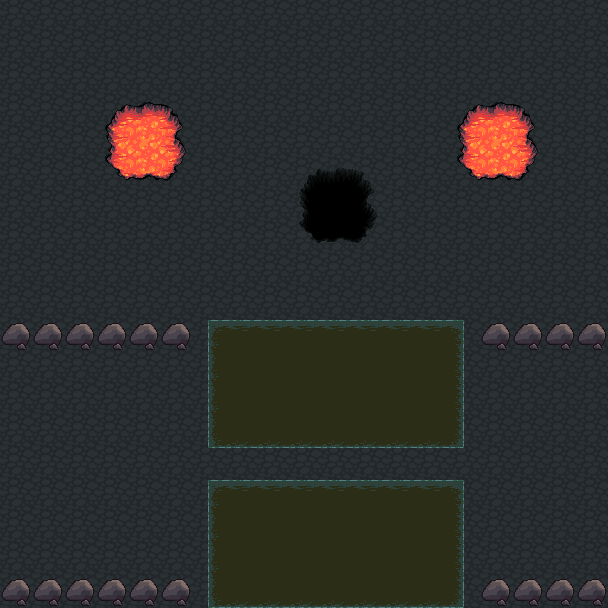

Rendered tile map (Tiled .tmx) drawn with the repository's tilesets; below, a short description and the map source with its tile grids summarised:
An orthogonal 19x19 tile map with 32x32 px tiles, 2 tile layers (Tile Layer 1, Tile Layer 2) and 20 objects (5x 2, 3x 4, 2x 0, cave_10, cave_13, ...).

<map version="1.0" orientation="orthogonal" width="19" height="19" tilewidth="32" tileheight="32">
 <tileset firstgid="1" name="terrain" tilewidth="32" tileheight="32">
  <image source="../terrain.png" width="672" height="736" />
 </tileset>
 <layer name="Tile Layer 1" width="19" height="19">
  <data>[361 cells, 361 non-empty, 1 distinct tile ids]</data>
 </layer>
 <layer name="Tile Layer 2" width="19" height="19">
  <data>[361 cells, 119 non-empty, 28 distinct tile ids]</data>
 </layer>
 <objectgroup name="walls" width="19" height="19">
  <object x="0" y="320" width="608" height="32" />
  <object x="0" y="576" width="608" height="64" />
  <object x="208" y="480" width="256" height="96" />
  <object x="208" y="352" width="256" height="64" />
  <object x="112" y="96" width="64" height="32" />
  <object x="304" y="160" width="64" height="32" />
  <object x="464" y="96" width="64" height="32" />
 </objectgroup>
 <objectgroup name="enemies" width="19" height="19">
  <object name="4" type="0" x="224" y="448" width="32" height="32" />
  <object name="4" type="0" x="416" y="448" width="32" height="32" />
  <object name="2" x="288" y="64" width="32" height="32" />
  <object name="2" x="96" y="224" width="32" height="32" />
  <object name="2" x="480" y="256" width="32" height="32" />
 </objectgroup>
 <objectgroup name="items" width="19" height="19">
  <object name="4" x="288" y="256" width="32" height="32" />
  <object name="4" x="320" y="256" width="32" height="32" />
  <object name="4" x="352" y="256" width="32" height="32" />
  <object name="2" x="288" y="448" width="32" height="32" />
  <object name="2" x="320" y="448" width="32" height="32" />
 </objectgroup>
 <objectgroup name="warps" width="19" height="19">
  <object name="cave_10" x="-32" y="0" width="32" height="576" />
  <object name="cave_13" x="608" y="0" width="32" height="576" />
  <object name="cave_15" x="0" y="-32" width="608" height="32" />
 </objectgroup>
</map>
